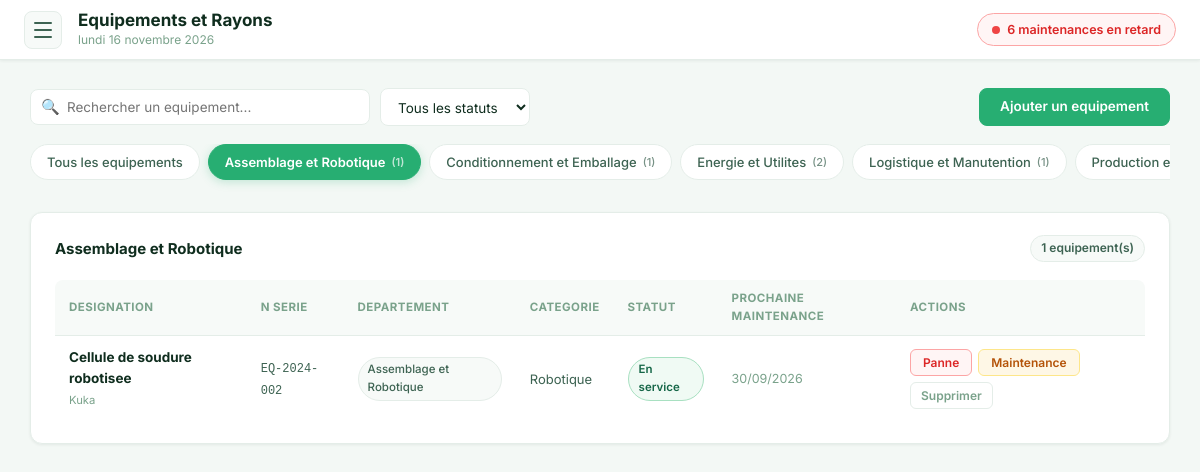
Screenshot of /pages/equipements.php?dept=2 with the database file from the repository.
### tables this page shows
CREATE TABLE IF NOT EXISTS `departments` (
    `id` INT AUTO_INCREMENT PRIMARY KEY,
    `name` VARCHAR(100) NOT NULL UNIQUE,
    `code` VARCHAR(50) NULL,
    `description` VARCHAR(255) NULL,
    `created_at` DATETIME DEFAULT CURRENT_TIMESTAMP
);

CREATE TABLE IF NOT EXISTS `equipment` (
    `id` INT AUTO_INCREMENT PRIMARY KEY,
    `serial_number` VARCHAR(100) NOT NULL UNIQUE,
    `model` VARCHAR(100) NULL,
    `designation` VARCHAR(200) NOT NULL,
    `category` VARCHAR(100) NOT NULL,
    `manufacturer` VARCHAR(100) NULL,
    `status` ENUM('en_service', 'en_maintenance', 'en_panne', 'reforme') DEFAULT 'en_service',
    `failure_reason` VARCHAR(255) NULL,
    `location_id` INT NULL,
    `department_id` INT NULL,
    `cycle_id` INT NULL,
    `purchase_date` DATE NULL,
    `warranty_until` DATE NULL,
    `active` TINYINT(1) DEFAULT 1,
    `last_maintenance_at` DATE NULL,
    `next_maintenance_at` DATE NULL,
    `created_at` DATETIME DEFAULT CURRENT_TIMESTAMP,
    `updated_at` DATETIME DEFAULT CURRENT_TIMESTAMP ON UPDATE CURRENT_TIMESTAMP,
    CONSTRAINT `fk_equip_location`   FOREIGN KEY (`location_id`)   REFERENCES `locations`   (`id`) ON DELETE SET NULL,
    CONSTRAINT `fk_equip_department` FOREIGN KEY (`department_id`) REFERENCES `departments` (`id`) ON DELETE SET NULL,
    CONSTRAINT `fk_equip_cycle`      FOREIGN KEY (`cycle_id`)      REFERENCES `cycles`      (`id`) ON DELETE SET NULL
);

### pages/equipements.php (the view, shortened to what this page needs)
<?php
$db = getDB();
$department_id = (int)($_GET['dept'] ?? 0);
$search        = trim($_GET['search'] ?? '');
$departments = $db->query("SELECT id, name FROM departments ORDER BY name")->fetchAll(PDO::FETCH_ASSOC);
$where = ['e.active = 1'];
$params = [];
if ($department_id > 0) { $where[] = 'e.department_id = ?'; $params[] = $department_id; }
$sql  = "SELECT e.*, d.name AS dept_name FROM equipment e LEFT JOIN departments d ON d.id = e.department_id";
if ($where) $sql .= " WHERE " . implode(' AND ', $where);
$sql .= " ORDER BY d.name, e.designation";
$stmt = $db->prepare($sql);
$stmt->execute($params);
$equipements = $stmt->fetchAll(PDO::FETCH_ASSOC);
$statusLabels = [
  'en_service'    => ['label' => 'En service',    'class' => 'green'],
  'en_panne'      => ['label' => 'En panne',       'class' => 'red'],
  'en_maintenance'=> ['label' => 'En maintenance', 'class' => 'yellow'],
  'reforme'       => ['label' => 'Reforme',        'class' => 'gray'],
];
$deptCounts = [];
foreach ($db->query("SELECT department_id, COUNT(*) AS cnt FROM equipment WHERE active=1 GROUP BY department_id")->fetchAll(PDO::FETCH_ASSOC) as $row) {
    $deptCounts[(int)$row['department_id']] = (int)$row['cnt'];
}
require_once __DIR__ . '/../includes/header.php';
?>
<form id="filterForm" method="get">
  <div class="toolbar">
    <div class="toolbar-left">
      <div class="search-box">
        <span class="search-icon">&#128269;</span>
        <input id="search" name="search" type="text" placeholder="Rechercher un equipement..."
               value="<?= htmlspecialchars($search) ?>">
      </div>
      <select name="status" class="filter-select" onchange="document.getElementById('filterForm').submit()">
        <option value="">Tous les statuts</option>
      </select>
    </div>
    <div class="toolbar-right">
      <button type="button" class="btn btn-primary" onclick="openEquipModal()">Ajouter un equipement</button>
    </div>
  </div>
</form>
<div class="dept-nav">
  <a href="equipements.php" class="dept-pill <?= $department_id === 0 ? 'active' : '' ?>">
    Tous les equipements
  </a>
  <?php foreach ($departments as $d): ?>
  <a href="equipements.php?dept=<?= $d['id'] ?>" class="dept-pill <?= $department_id === (int)$d['id'] ? 'active' : '' ?>">
    <?= htmlspecialchars($d['name']) ?>
    <?php if (isset($deptCounts[(int)$d['id']])): ?>
      <span style="margin-left:6px;opacity:.7;font-size:11px">(<?= $deptCounts[(int)$d['id']] ?>)</span>
    <?php endif; ?>
  </a>
  <?php endforeach; ?>
</div>
<div class="card">
  <div class="card-header">
    <h2>
      <?php if ($department_id > 0):
        $deptName = '';
        foreach ($departments as $d) { if ((int)$d['id'] === $department_id) $deptName = $d['name']; }
        echo htmlspecialchars($deptName);
      else: ?>
        Tous les equipements
      <?php endif; ?>
    </h2>
    <span class="count-badge"><?= count($equipements) ?> equipement(s)</span>
  </div>
  <div class="table-wrap">
    <table>
      <thead>
        <tr>
          <th>Designation</th>
          <th>N serie</th>
          <th>Departement</th>
          <th>Categorie</th>
          <th>Statut</th>
          <th>Prochaine maintenance</th>
          <th>Actions</th>
        </tr>
      </thead>
      <tbody>
        <?php if (!empty($equipements)): foreach ($equipements as $eq): ?>
        <tr>
          <td>
            <strong style="color:var(--text-primary)"><?= htmlspecialchars($eq['designation']) ?></strong>
            <?php if ($eq['manufacturer']): ?><br><small style="color:var(--text-muted)"><?= htmlspecialchars($eq['manufacturer']) ?></small><?php endif; ?>
          </td>
          <td><code style="font-size:12px;color:var(--text-secondary)"><?= htmlspecialchars($eq['serial_number']) ?></code></td>
          <td><span class="dept-badge"><?= htmlspecialchars($eq['dept_name'] ?? 'Non affecte') ?></span></td>
          <td style="color:var(--text-secondary);font-size:13px"><?= htmlspecialchars($eq['category'] ?? '') ?></td>
          <td>
            <?php $si = $statusLabels[$eq['status']] ?? ['label' => $eq['status'], 'class' => 'gray']; ?>
            <span class="badge <?= $si['class'] ?>"><?= $si['label'] ?></span>
          </td>
          <td style="font-size:12.5px;color:var(--text-muted)">
            <?= $eq['next_maintenance_at'] ? date('d/m/Y', strtotime($eq['next_maintenance_at'])) : '—' ?>
          </td>
          <td>
            <div class="action-buttons">
              <?php if ($eq['status'] !== 'en_panne'): ?>
                <button class="btn-action-status btn-to-broken"
                        onclick="promptBreakdown(<?= $eq['id'] ?>, '<?= addslashes($eq['designation']) ?>')">
                  Panne
                </button>
              <?php endif; ?>
              <?php if ($eq['status'] !== 'en_maintenance'): ?>
                <form method="post" style="display:inline">
                  <button type="submit" class="btn-action-status btn-to-maintenance">Maintenance</button>
                </form>
              <?php endif; ?>
              <form method="post" style="display:inline" onsubmit="return confirm('Archiver cet equipement ?')">
                <button type="submit" class="btn-delete-row">Supprimer</button>
              </form>
            </div>
          </td>
        </tr>
        <?php endforeach; else: ?>
        <tr><td colspan="7" class="empty">Aucun equipement trouve.</td></tr>
        <?php endif; ?>
      </tbody>
    </table>
  </div>
</div>
<?php require_once __DIR__ . '/../includes/footer.php'; ?>

### rows the page displays
departments: name "Assemblage et Robotique", id "1"
departments: name "Conditionnement et Emballage", id "1"
departments: name "Energie et Utilites", id "2"
departments: name "Logistique et Manutention", id "1"
departments: name "Production…"
equipment: designation "Cellule de soudure robotisee", manufacturer "Kuka", serial_number "EQ-2024-002", department.name "Assemblage et Robotique", category "Robotique", status "En service", next_maintenance_at "30/09/2026"

### other values shown
$page_label "Equipements et Rayons"
$overdue_count "6"
count($equipements) "1"
